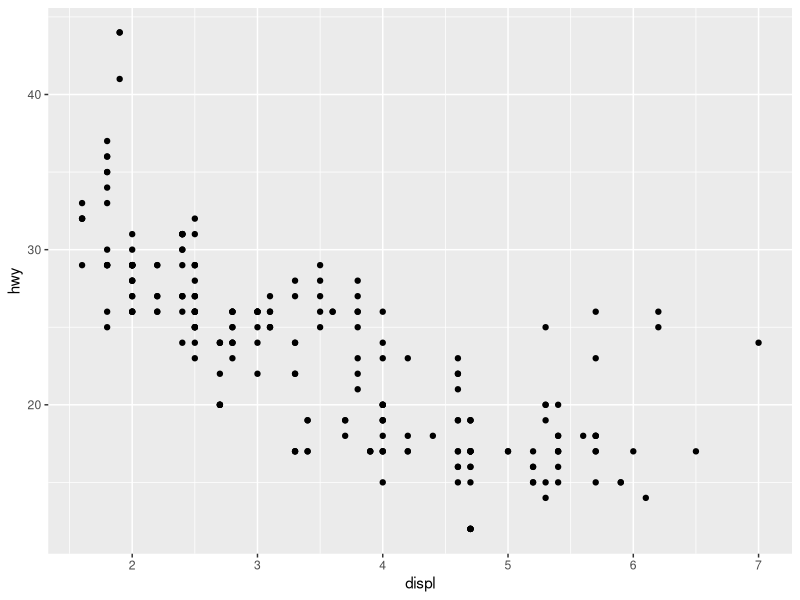
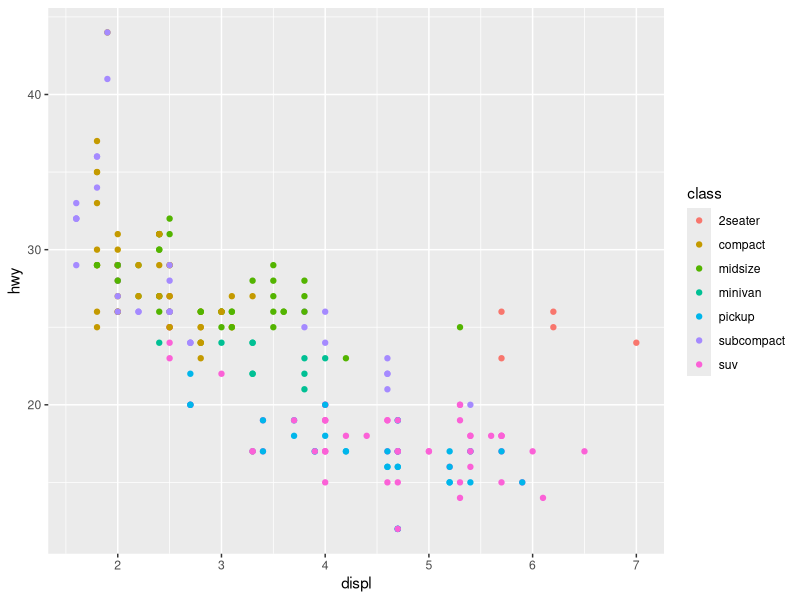
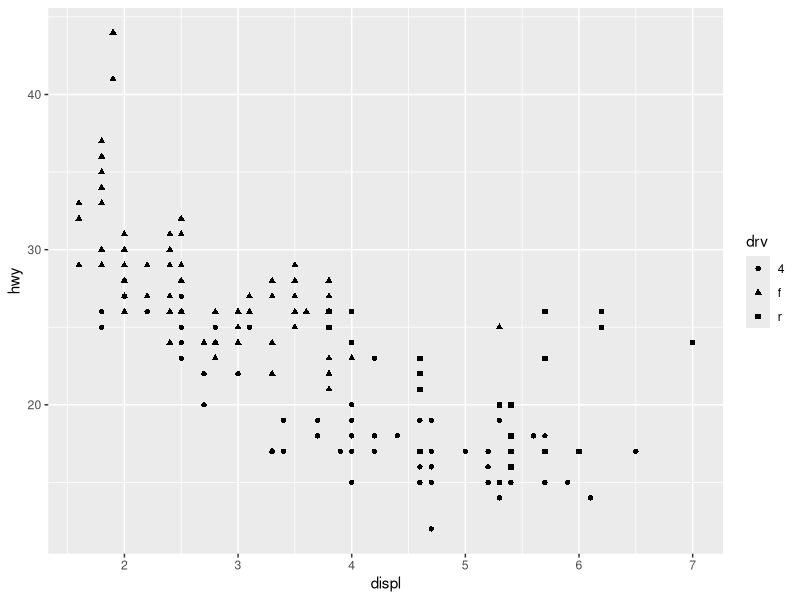

R code for these plots, in order:
library(ggplot2)
ds= data(mpg)
mpg
ggplot(mpg) + #it ccreates a hollow plot
  geom_point(mapping = aes(x=displ, y=hwy)) #type of plot wanted, aes is the estetic part
                                            #with variables
ggplot(mpg) + 
  geom_point(mapping = aes(x=displ, y=hwy, color=class)) #the collor correspond to the class

ggplot(mpg) + 
  geom_point(mapping = aes(x=displ, y=hwy, shape=drv)) #the shape correspond to the drv
